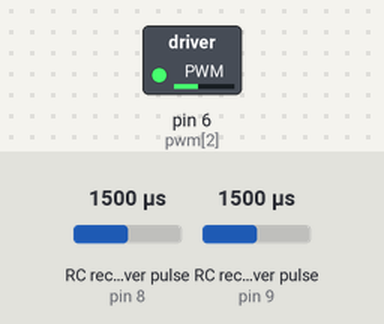
A sketch run on a simulated Arduino Mega 2560, built with avr-gcc and run on an emulated ATmega2560. On the bench: switched loads named in the sketch (green lamp = pin HIGH). Wiring (inferred from the names in the program): 2 × RC receiver channel: data pin 8 / data pin 9. Inputs (shaded band) come from the test bench; at power-on: RC receiver pulse (sensors on pin 8, pin 9) 1500 µs. What the sketch prints to the serial monitor is not drawn.

Above: at 0.1 s.
Timing chart, 0 to 1.6 s (numbered marks = the images above):
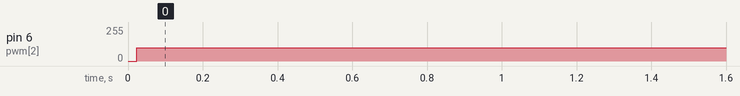

Measured:
- by itself, pin 6 (pwm[2]): 0/255 → 100/255 at 0.02 s

The sketch:

pwm_based_4wheel_2sm_and_2large.ino
```cpp
#define NMOTORS 4
#define M0 0
#define M1 1
#define M2 2
#define M3 3
const int enca[] = {20,18,19,21};
const int encb[]= {22,23,32,33};
const int pwm[] = {4,5,6,7};
const int in1[] = {28,36,32,34};
const int in2[] = {29,37,33,35};

#define CH1 8
#define CH2 9

int ch1Value;
int ch2Value;

int readChannel(int channelInput, int minLimit, int maxLimit, int defaultValue) {
  int ch = pulseIn(channelInput, HIGH, 30000);
  if (ch < 100) return defaultValue;
  return map(ch, 1000, 2000, minLimit, maxLimit);
}

void setMotor(int dir, int pwmVal, int pwm, int in1, int in2){
  analogWrite(pwm,pwmVal);
  if(dir == 1){
    Serial.println("inside plus 1");
    digitalWrite(in1,HIGH);
    digitalWrite(in2,LOW);
  }
  else if(dir == -1){
    Serial.println("inside -1");
    digitalWrite(in1,LOW);
    digitalWrite(in2,HIGH);
  }
  else{
    digitalWrite(in1,LOW);
    digitalWrite(in2,LOW);
  }
}

void setup() {
  // Set up serial monitor
  Serial.begin(115200);

  // Set all pins as inputs
  pinMode(CH1, INPUT);
  pinMode(CH2, INPUT);
}


void loop() {

  // Get values for each channel
  ch1Value = readChannel(CH1, -100, 100, 0);
  ch2Value = readChannel(CH2, -100, 100, 0);

  // Print to Serial Monitor

  Serial.print("Ch1: ");
  Serial.print(ch1Value);
  Serial.print(" | Ch2: ");
  Serial.println(ch2Value);

//   setMotor(-1,100,5,36,37);
//   delay(1000);
//    setMotor(1,0,5,36,37);
//     delay(1000);
     setMotor(1,100,6,34,35);
     delay(1000);

//
//  if(ch1Value>10 && ch1Value<105 && ch2Value>-10 && ch2Value<2 )
//  {
//    Serial.println("R");
////    int dir[]={-1,1,-1,1};
////    int pwr[]={100,100,100,100};
//    /*
//   for(int k = 0; k < NMOTORS; k++){
//      setMotor(dir[k],pwr[k],pwm[k],in1[k],in2[k]); // signal the motor
//   }
//   */
////   setMotor(-1,100,4,28,29);
//   setMotor(1,100,5,36,37);
////   setMotor(-1,100,6,32,33);
////   setMotor(1,100,7,34,35);
//  }
//
//    else if(ch1Value>-10 && ch1Value<2 && ch2Value>-105 && ch2Value<-10 )
//  {
//    Serial.println("F");
////    int dir[]={1,1,1,1};
////    int pwr[]={100,100,100,100};
////   for(int k = 0; k < NMOTORS; k++){
////      setMotor(dir[k],pwr[k],pwm[k],in1[k],in2[k]); // signal the motor
////   }
////      setMotor(1,100,4,28,29);
//   setMotor(1,100,5,36,37);
////   setMotor(1,100,6,32,33);
////   setMotor(1,100,7,34,35);
//  }
//
//    else if(ch1Value>-10 && ch1Value<2 && ch2Value>10 && ch2Value<105 )
//  {
//    Serial.println("B");
////    int dir[]={-1,-1,-1,-1};
////    int pwr[]={100,100,100,100};
////   for(int k = 0; k < NMOTORS; k++){
////      setMotor(dir[k],pwr[k],pwm[k],in1[k],in2[k]); // signal the motor
////   }
////      setMotor(-1,100,4,28,29);
//   setMotor(-1,100,5,36,37);
////   setMotor(-1,100,6,32,33);
////   setMotor(-1,100,7,34,35);
//  }
//
//    else if(ch1Value>-105 && ch1Value<-10 && ch2Value>-10 && ch2Value<2 )
//  {
//    Serial.println("L");
////    int dir[]={1,-1,1,-1};
////    int pwr[]={100,100,100,100};
////   for(int k = 0; k < NMOTORS; k++){
////      setMotor(dir[k],pwr[k],pwm[k],in1[k],in2[k]); // signal the motor
////   }
////      setMotor(1,100,4,28,29);
//   setMotor(-1,100,5,36,37);
////   setMotor(1,100,6,32,33);
////   setMotor(-1,100,7,34,35);
//  }
//
//  else
//  {
////    int dir[]={-1,1,-1,1};
////    int pwr[]={0,0,0,0};
////   for(int k = 0; k < NMOTORS; k++){
////      setMotor(dir[k],pwr[k],pwm[k],in1[k],in2[k]); // signal the motor
////  }
////      setMotor(-1,0,4,28,29);
//   setMotor(1,0,5,36,37);
////   setMotor(-1,0,6,32,33);
////   setMotor(1,0,7,34,35);
//  Serial.println("IDLE");
//    }
  delay(5);

}
```
